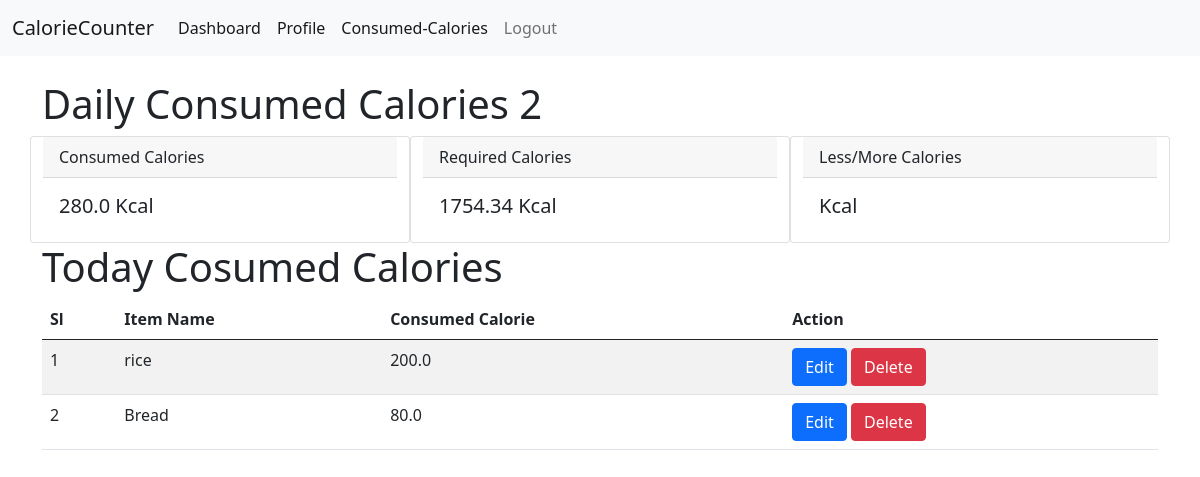
Page /dashboard/ (signed in) on the committed database.
### CalorieCounter/models.py (models this page shows, shortened)
class ConsumedCalories(models.Model):
    item_name = models.CharField(max_length=200,null=True)
    calorie = models.FloatField(null=True)
    created_at = models.DateField(auto_now_add=True,null=True)
    consumed_by = models.ForeignKey(
        UserModel,
        on_delete=models.CASCADE,
        related_name='user_calorie',
        null=True
        )

### CalorieCounter/views.py (the view)
# urls.py: path('dashboard/',dashboard,name='dashboard'),
@login_required
def dashboard(request):
    try:
        current_user = request.user
        bmr = round(request.user.user_info.bmr, 2)
    except:
        bmr = 0
    today = date.today()
    today_consumed_data = ConsumedCalories.objects.filter(
        consumed_by = current_user,
        created_at = today
        )
    total_consumed_calories = today_consumed_data.aggregate(
         total_calorie = Sum('calorie'),
         total_count = Count ('calorie'))
    context = {
        'required_calories':bmr,
        'today_consumed_data':today_consumed_data,
        'consumed_calories':total_consumed_calories['total_calorie'],
        'total_count':total_consumed_calories['total_count'],
    }
    return render(request, 'dashboard.html',context)

### CalorieCounter/templates/dashboard.html (shortened to what this page needs)
{% extends 'master/base.html' %}
{% block content %}
  <h1 class="mt-4">Daily Consumed Calories {{total_count}}</h1>
  <div class="row">
    <div class="card col-md-4">
      <div class="card-header">Consumed Calories</div>
      <div class="card-body">
        <h5 class="card-title">{{consumed_calories}} Kcal</h5>
      </div>
    </div>
    <div class="card col-md-4">
      <div class="card-header">Required Calories</div>
      <div class="card-body">
        <h5 class="card-title">{{required_calories}} Kcal</h5>
      </div>
    </div>
    <div class="card col-md-4">
      <div class="card-header">Less/More Calories</div>
      <div class="card-body">
        <h5 class="card-title">{{less_more}} Kcal</h5>
      </div>
    </div>
  </div>
  <h1>Today Cosumed Calories</h1>
  <table class="table table-striped">
    <thead>
        <tr>
            <th>Sl</th>
            <th>Item Name</th>
            <th>Consumed Calorie </th>
            <th>Action</th>
        </tr>
    </thead>
    <tbody>
        {% for data in today_consumed_data %}
        <tr>
            <td>{{forloop.counter}}</td>
            <td>{{data.item_name}}</td>
            <td>{{data.calorie}}</td>
            <td>
                <a href="{% url 'update_calorie' data.id %}" class="btn btn-primary">Edit</a>
                <a href="{% url 'delete_calorie' data.id %}" class="btn btn-danger">Delete</a>
            </td>
        </tr>
        {% endfor %}
    </tbody>
</table>
{% endblock %}

### rows in the picture
ConsumedCalories: item_name "rice", calorie "200.0"
ConsumedCalories: item_name "Bread", calorie "80.0"

### other values in the picture
{{ total_count }} "2"
{{ consumed_calories }} "280.0"
{{ required_calories }} "1754.34"
